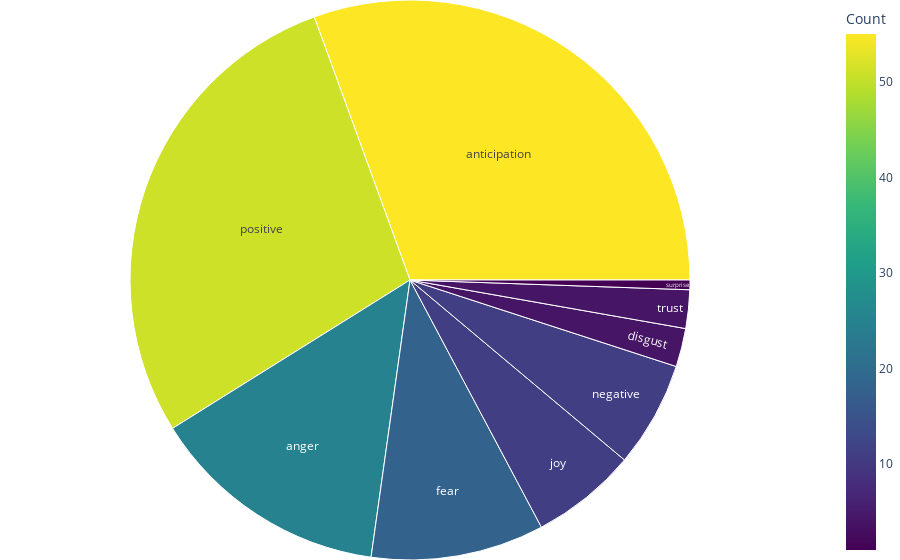

This figure's notebook cell:
### Code cell
import plotly.express as px
from collections import Counter

# Assuming 'emotions' is a column containing lists of emotions
all_emotions = [emotion for emotions_list in filtered_df['comments_emotions'] for emotion in emotions_list]
emotion_counts = Counter(all_emotions)

# Create a DataFrame from emotion counts
import pandas as pd
emotion_df = pd.DataFrame(emotion_counts.items(), columns=['Emotion', 'Count'])

# Create a sunburst chart
fig = px.sunburst(
    emotion_df,
    path=['Emotion'],
    values='Count',
    color='Count',
    color_continuous_scale='Viridis',
)

fig.update_layout(margin=dict(l=0, r=0, b=0, t=0))
fig.show()

### Figure 1 — Plotly figure (JSON) as saved in the notebook; plotly's stock layout.template omitted (floating-point values rounded to 4 significant figures)
{"data": [{"branchvalues": "total", "customdata": [[25], [55], [4], [18], [11], [11], [51], [1], [4]], "domain": {"x": [0, 1], "y": [0, 1]}, "hovertemplate": "labels=%{label}<br>Count_sum=%{value}<br>parent=%{parent}<br>id=%{id}<br>Count=%{color}<extra></extra>", "ids": ["anger", "anticipation", "disgust", "fear", "joy", "negative", "positive", "surprise", "trust"], "labels": ["anger", "anticipation", "disgust", "fear", "joy", "negative", "positive", "surprise", "trust"], "marker": {"coloraxis": "coloraxis", "colors": [25, 55, 4, 18, 11, 11, 51, 1, 4]}, "name": "", "parents": ["", "", "", "", "", "", "", "", ""], "type": "sunburst", "values": [25, 55, 4, 18, 11, 11, 51, 1, 4]}], "layout": {"coloraxis": {"colorbar": {"title": {"text": "Count"}}, "colorscale": [[0, "#440154"], [0.1111, "#482878"], [0.2222, "#3e4989"], [0.3333, "#31688e"], [0.4444, "#26828e"], [0.5556, "#1f9e89"], [0.6667, "#35b779"], [0.7778, "#6ece58"], [0.8889, "#b5de2b"], [1, "#fde725"]]}, "legend": {"tracegroupgap": 0}, "margin": {"b": 0, "l": 0, "r": 0, "t": 0}}}
